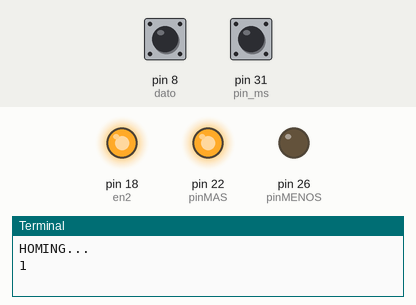
Simulated run of this program. Board: Raspberry Pi (header pin numbers). Parts: output pins drawn as LEDs (lit = HIGH), the last lines printed to the terminal. Inputs (shaded band) come from the test bench; at power-on: pin 31 (pin_ms) HIGH, pin 8 (dato) HIGH.

Above: at 0.01 s.
At 1.2 s:
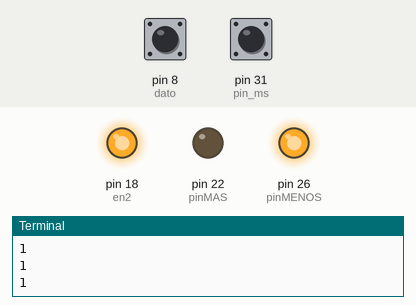
1.3 s: pin 31 (pin_ms) pulled LOW for 0.15 s
Timing chart, 0 to 4.3 s (numbered marks = the images above; inputs shaded):
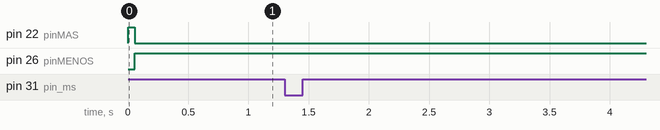

The program:

msw_antebrazo.py
```python
import RPi.GPIO as GPIO
import time

GPIO.setwarnings(False)
GPIO.setmode(GPIO.BOARD)

pin_ms=31
pin=8
pinMAS=22
pinMENOS=26
en2=18


GPIO.setup(pin,GPIO.IN, pull_up_down=GPIO.PUD_UP)
GPIO.setup(pin_ms,GPIO.IN, pull_up_down=GPIO.PUD_UP)
GPIO.setup(en2,GPIO.OUT)
GPIO.setup(pinMAS,GPIO.OUT)
GPIO.setup(pinMENOS,GPIO.OUT)
p2=GPIO.PWM(en2,1000)
p2.start(100)

contador=0
dato=0
datoanterior=0
flag=0
ms=0

posicion=0
try:
    print("HOMING...")
    p2.ChangeDutyCycle(100)
    GPIO.output(pinMAS,GPIO.HIGH)
    GPIO.output(pinMENOS,GPIO.LOW)
    ms=GPIO.input(pin_ms)
    if ms== 0:
        print("Home")
        GPIO.output(pinMAS,GPIO.LOW)
        GPIO.output(pinMENOS,GPIO.LOW)
    else:
        while(True):
            ms=GPIO.input(pin_ms)
            if ms== 0:
                print("Home")
                break
            flag=flag+1
            dato = GPIO.input(pin)
            if dato==1 and datoanterior==0:
                contador=contador+1
                print(contador)
                flag = contador
            datoanterior=dato

            time.sleep(0.0005)

            if flag>contador+100:
                    #print('detenido')
                    contador=0
                    datoanterior=0
                    GPIO.output(pinMAS,GPIO.LOW)
                    GPIO.output(pinMENOS,GPIO.HIGH)

    flag=0
    contador=0
    datoanterior=0

    while True:
        flag=flag+1
        dato = GPIO.input(pin)
        if dato==1 and datoanterior==0:
            contador=contador+1
            print(contador)
            flag = contador
        datoanterior=dato

        time.sleep(0.0005)
        if contador>=300 :
            print('LLego')
            GPIO.output(pinMAS,GPIO.LOW)
            GPIO.output(pinMENOS,GPIO.LOW)
            break

    for i in range(4):
        x = float(raw_input("angulo:"))
        if x>= 0:
                GPIO.output(pinMAS,GPIO.HIGH)
                GPIO.output(pinMENOS,GPIO.LOW)
                num = (1617*x)/80
                posicion=posicion+x
        elif x< 0 :
                GPIO.output(pinMAS,GPIO.LOW)
                GPIO.output(pinMENOS,GPIO.HIGH)
                posicion=posicion+x
                num=(4842*x)/180
        print(posicion)
        flag=0
        contador=0
        datoanterior=0
        while(True):

                flag=flag+1
                dato = GPIO.input(pin)
                if dato==1 and datoanterior==0:
                        contador=contador+1
                        #print(contador)
                        flag = contador
                datoanterior=dato
                time.sleep(0.0005)
                if contador>=abs(num)-10 :
                        print('LLego')
                        GPIO.output(pinMAS,GPIO.LOW)
                        GPIO.output(pinMENOS,GPIO.LOW)
                        break
                if flag>contador+100:
                        print('detenido')
                        GPIO.output(pinMAS,GPIO.LOW)
                        GPIO.output(pinMENOS,GPIO.LOW)
                        break


except KeyboardInterrupt:
        GPIO.output(pinMAS,GPIO.LOW)
        GPIO.output(pinMENOS,GPIO.LOW)
```
